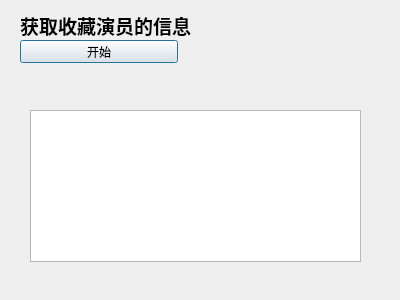
<?xml version="1.0" encoding="UTF-8"?>
<ui version="4.0">
 <class>Dialog</class>
 <widget class="QDialog" name="Dialog">
  <property name="geometry">
   <rect>
    <x>0</x>
    <y>0</y>
    <width>400</width>
    <height>300</height>
   </rect>
  </property>
  <property name="windowTitle">
   <string>Dialog</string>
  </property>
  <widget class="QLabel" name="label">
   <property name="geometry">
    <rect>
     <x>20</x>
     <y>10</y>
     <width>171</width>
     <height>31</height>
    </rect>
   </property>
   <property name="font">
    <font>
     <pointsize>14</pointsize>
     <bold>true</bold>
    </font>
   </property>
   <property name="text">
    <string>获取收藏演员的信息</string>
   </property>
  </widget>
  <widget class="QPushButton" name="go_btn">
   <property name="geometry">
    <rect>
     <x>20</x>
     <y>40</y>
     <width>158</width>
     <height>23</height>
    </rect>
   </property>
   <property name="text">
    <string>开始</string>
   </property>
  </widget>
  <widget class="QTextBrowser" name="log_area">
   <property name="geometry">
    <rect>
     <x>30</x>
     <y>110</y>
     <width>331</width>
     <height>152</height>
    </rect>
   </property>
  </widget>
 </widget>
 <resources/>
 <connections/>
</ui>
